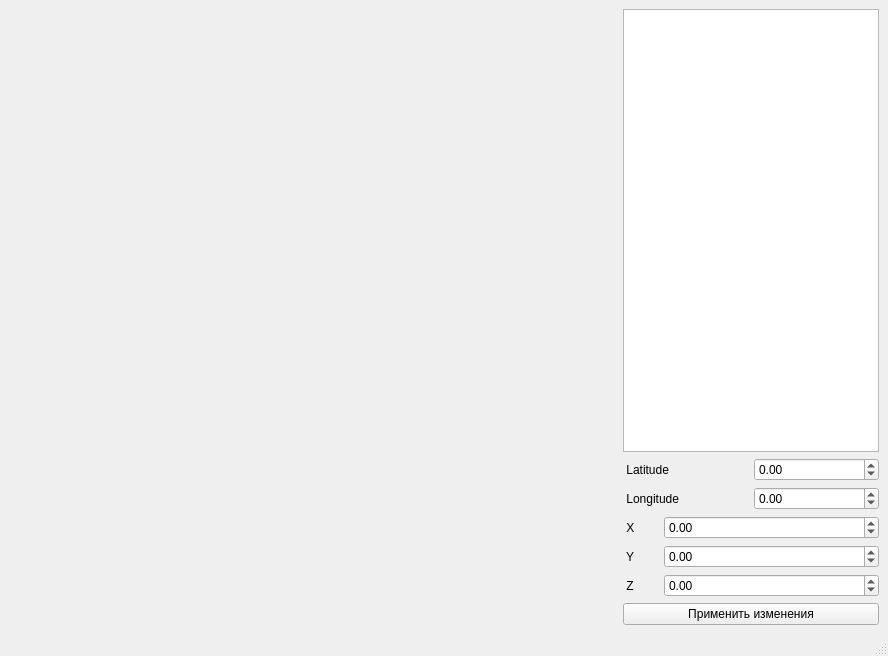
<?xml version="1.0" encoding="UTF-8"?>
<ui version="4.0">
 <class>MainWindow</class>
 <widget class="QMainWindow" name="MainWindow">
  <property name="geometry">
   <rect>
    <x>0</x>
    <y>0</y>
    <width>888</width>
    <height>656</height>
   </rect>
  </property>
  <property name="windowTitle">
   <string>MainWindow</string>
  </property>
  <widget class="QWidget" name="centralwidget">
   <property name="sizePolicy">
    <sizepolicy hsizetype="Preferred" vsizetype="Preferred">
     <horstretch>0</horstretch>
     <verstretch>0</verstretch>
    </sizepolicy>
   </property>
   <layout class="QVBoxLayout" name="verticalLayout" stretch="0">
    <property name="leftMargin">
     <number>0</number>
    </property>
    <property name="topMargin">
     <number>0</number>
    </property>
    <property name="rightMargin">
     <number>0</number>
    </property>
    <property name="bottomMargin">
     <number>0</number>
    </property>
    <item>
     <widget class="QWidget" name="horizontalWidget" native="true">
      <layout class="QHBoxLayout" name="horizontalLayout_2">
       <property name="spacing">
        <number>0</number>
       </property>
       <property name="leftMargin">
        <number>0</number>
       </property>
       <property name="topMargin">
        <number>0</number>
       </property>
       <property name="rightMargin">
        <number>0</number>
       </property>
       <property name="bottomMargin">
        <number>0</number>
       </property>
       <item>
        <widget class="QWidget" name="widget" native="true">
         <property name="sizePolicy">
          <sizepolicy hsizetype="Expanding" vsizetype="Preferred">
           <horstretch>0</horstretch>
           <verstretch>0</verstretch>
          </sizepolicy>
         </property>
         <layout class="QVBoxLayout" name="verticalLayout_2">
          <property name="spacing">
           <number>0</number>
          </property>
          <property name="leftMargin">
           <number>0</number>
          </property>
          <property name="topMargin">
           <number>0</number>
          </property>
          <property name="rightMargin">
           <number>0</number>
          </property>
          <property name="bottomMargin">
           <number>0</number>
          </property>
          <item>
           <layout class="QHBoxLayout" name="horizontalLayout">
            <property name="spacing">
             <number>0</number>
            </property>
            <item>
             <layout class="QVBoxLayout" name="verticalLayout_4">
              <property name="spacing">
               <number>0</number>
              </property>
              <item>
               <widget class="QWidget" name="OpenGLContainer" native="true">
                <property name="mouseTracking">
                 <bool>true</bool>
                </property>
                <property name="autoFillBackground">
                 <bool>true</bool>
                </property>
                <layout class="QVBoxLayout" name="verticalLayout_17">
                 <property name="spacing">
                  <number>0</number>
                 </property>
                 <property name="leftMargin">
                  <number>0</number>
                 </property>
                 <property name="topMargin">
                  <number>0</number>
                 </property>
                 <property name="rightMargin">
                  <number>0</number>
                 </property>
                 <property name="bottomMargin">
                  <number>0</number>
                 </property>
                </layout>
               </widget>
              </item>
             </layout>
            </item>
           </layout>
          </item>
         </layout>
        </widget>
       </item>
       <item>
        <widget class="QWidget" name="widget_2" native="true">
         <property name="sizePolicy">
          <sizepolicy hsizetype="Fixed" vsizetype="Preferred">
           <horstretch>0</horstretch>
           <verstretch>0</verstretch>
          </sizepolicy>
         </property>
         <property name="focusPolicy">
          <enum>Qt::NoFocus</enum>
         </property>
         <layout class="QVBoxLayout" name="verticalLayout_3">
          <item>
           <widget class="QTextBrowser" name="textBrowser"/>
          </item>
          <item>
           <layout class="QHBoxLayout" name="horizontalLayout_8">
            <item>
             <widget class="QLabel" name="label_edit_x_3">
              <property name="sizePolicy">
               <sizepolicy hsizetype="Minimum" vsizetype="Preferred">
                <horstretch>0</horstretch>
                <verstretch>0</verstretch>
               </sizepolicy>
              </property>
              <property name="minimumSize">
               <size>
                <width>35</width>
                <height>0</height>
               </size>
              </property>
              <property name="text">
               <string> Latitude</string>
              </property>
             </widget>
            </item>
            <item>
             <widget class="QDoubleSpinBox" name="double_edit_latitude">
              <property name="sizePolicy">
               <sizepolicy hsizetype="Preferred" vsizetype="Minimum">
                <horstretch>0</horstretch>
                <verstretch>0</verstretch>
               </sizepolicy>
              </property>
              <property name="minimum">
               <double>-90.000000000000000</double>
              </property>
              <property name="maximum">
               <double>90.000000000000000</double>
              </property>
              <property name="value">
               <double>0.000000000000000</double>
              </property>
             </widget>
            </item>
           </layout>
          </item>
          <item>
           <layout class="QHBoxLayout" name="horizontalLayout_7">
            <item>
             <widget class="QLabel" name="label_edit_x_2">
              <property name="sizePolicy">
               <sizepolicy hsizetype="Minimum" vsizetype="Preferred">
                <horstretch>0</horstretch>
                <verstretch>0</verstretch>
               </sizepolicy>
              </property>
              <property name="minimumSize">
               <size>
                <width>35</width>
                <height>0</height>
               </size>
              </property>
              <property name="text">
               <string> Longitude</string>
              </property>
             </widget>
            </item>
            <item>
             <widget class="QDoubleSpinBox" name="double_edit_longitude">
              <property name="sizePolicy">
               <sizepolicy hsizetype="Preferred" vsizetype="Minimum">
                <horstretch>0</horstretch>
                <verstretch>0</verstretch>
               </sizepolicy>
              </property>
              <property name="minimum">
               <double>-180.000000000000000</double>
              </property>
              <property name="maximum">
               <double>180.000000000000000</double>
              </property>
              <property name="value">
               <double>0.000000000000000</double>
              </property>
             </widget>
            </item>
           </layout>
          </item>
          <item>
           <layout class="QHBoxLayout" name="horizontalLayout_6">
            <item>
             <widget class="QLabel" name="label_edit_x">
              <property name="sizePolicy">
               <sizepolicy hsizetype="Minimum" vsizetype="Preferred">
                <horstretch>0</horstretch>
                <verstretch>0</verstretch>
               </sizepolicy>
              </property>
              <property name="minimumSize">
               <size>
                <width>35</width>
                <height>0</height>
               </size>
              </property>
              <property name="text">
               <string> X</string>
              </property>
             </widget>
            </item>
            <item>
             <widget class="QDoubleSpinBox" name="double_edit_x">
              <property name="sizePolicy">
               <sizepolicy hsizetype="Expanding" vsizetype="Minimum">
                <horstretch>0</horstretch>
                <verstretch>0</verstretch>
               </sizepolicy>
              </property>
              <property name="minimum">
               <double>-99999.990000000005239</double>
              </property>
              <property name="value">
               <double>0.000000000000000</double>
              </property>
             </widget>
            </item>
           </layout>
          </item>
          <item>
           <layout class="QHBoxLayout" name="horizontalLayout_5">
            <item>
             <widget class="QLabel" name="label_edit_y">
              <property name="sizePolicy">
               <sizepolicy hsizetype="Minimum" vsizetype="Preferred">
                <horstretch>0</horstretch>
                <verstretch>0</verstretch>
               </sizepolicy>
              </property>
              <property name="minimumSize">
               <size>
                <width>35</width>
                <height>0</height>
               </size>
              </property>
              <property name="text">
               <string> Y</string>
              </property>
             </widget>
            </item>
            <item>
             <widget class="QDoubleSpinBox" name="double_edit_y">
              <property name="sizePolicy">
               <sizepolicy hsizetype="Expanding" vsizetype="Minimum">
                <horstretch>0</horstretch>
                <verstretch>0</verstretch>
               </sizepolicy>
              </property>
              <property name="minimum">
               <double>-99999.990000000005239</double>
              </property>
              <property name="value">
               <double>0.000000000000000</double>
              </property>
             </widget>
            </item>
           </layout>
          </item>
          <item>
           <layout class="QHBoxLayout" name="horizontalLayout_4">
            <item>
             <widget class="QLabel" name="label_edit_z">
              <property name="sizePolicy">
               <sizepolicy hsizetype="Minimum" vsizetype="Preferred">
                <horstretch>0</horstretch>
                <verstretch>0</verstretch>
               </sizepolicy>
              </property>
              <property name="minimumSize">
               <size>
                <width>35</width>
                <height>0</height>
               </size>
              </property>
              <property name="text">
               <string> Z</string>
              </property>
             </widget>
            </item>
            <item>
             <widget class="QDoubleSpinBox" name="double_edit_z">
              <property name="sizePolicy">
               <sizepolicy hsizetype="Expanding" vsizetype="Minimum">
                <horstretch>0</horstretch>
                <verstretch>0</verstretch>
               </sizepolicy>
              </property>
              <property name="minimum">
               <double>-99999.990000000005239</double>
              </property>
              <property name="maximum">
               <double>99999.990000000005239</double>
              </property>
             </widget>
            </item>
           </layout>
          </item>
          <item>
           <widget class="QPushButton" name="button_edit_apply">
            <property name="text">
             <string>Применить изменения</string>
            </property>
           </widget>
          </item>
         </layout>
        </widget>
       </item>
      </layout>
     </widget>
    </item>
   </layout>
  </widget>
  <widget class="QMenuBar" name="menubar">
   <property name="geometry">
    <rect>
     <x>0</x>
     <y>0</y>
     <width>888</width>
     <height>21</height>
    </rect>
   </property>
   <property name="defaultUp">
    <bool>false</bool>
   </property>
  </widget>
  <widget class="QStatusBar" name="statusbar"/>
 </widget>
 <resources/>
 <connections/>
</ui>
